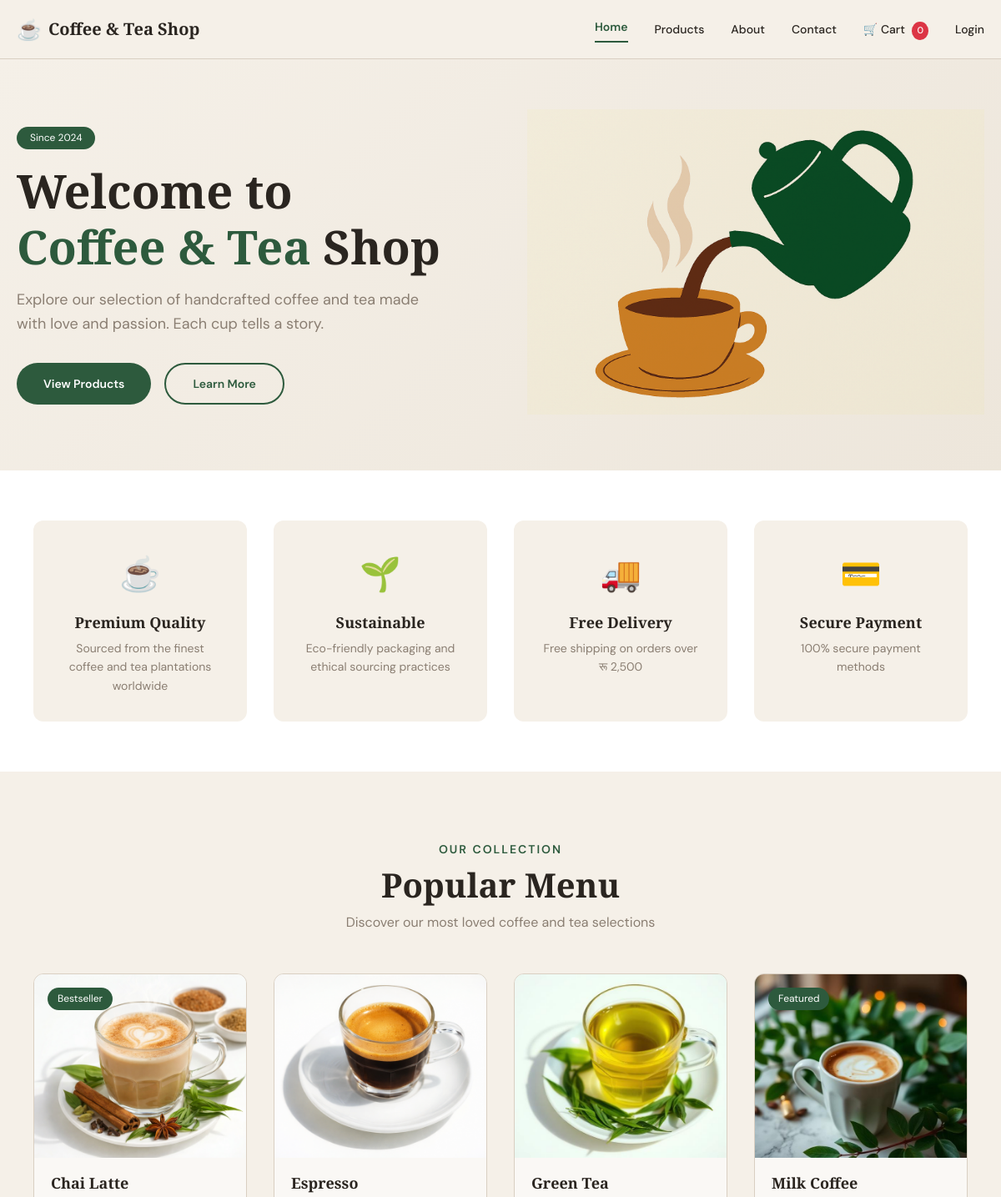
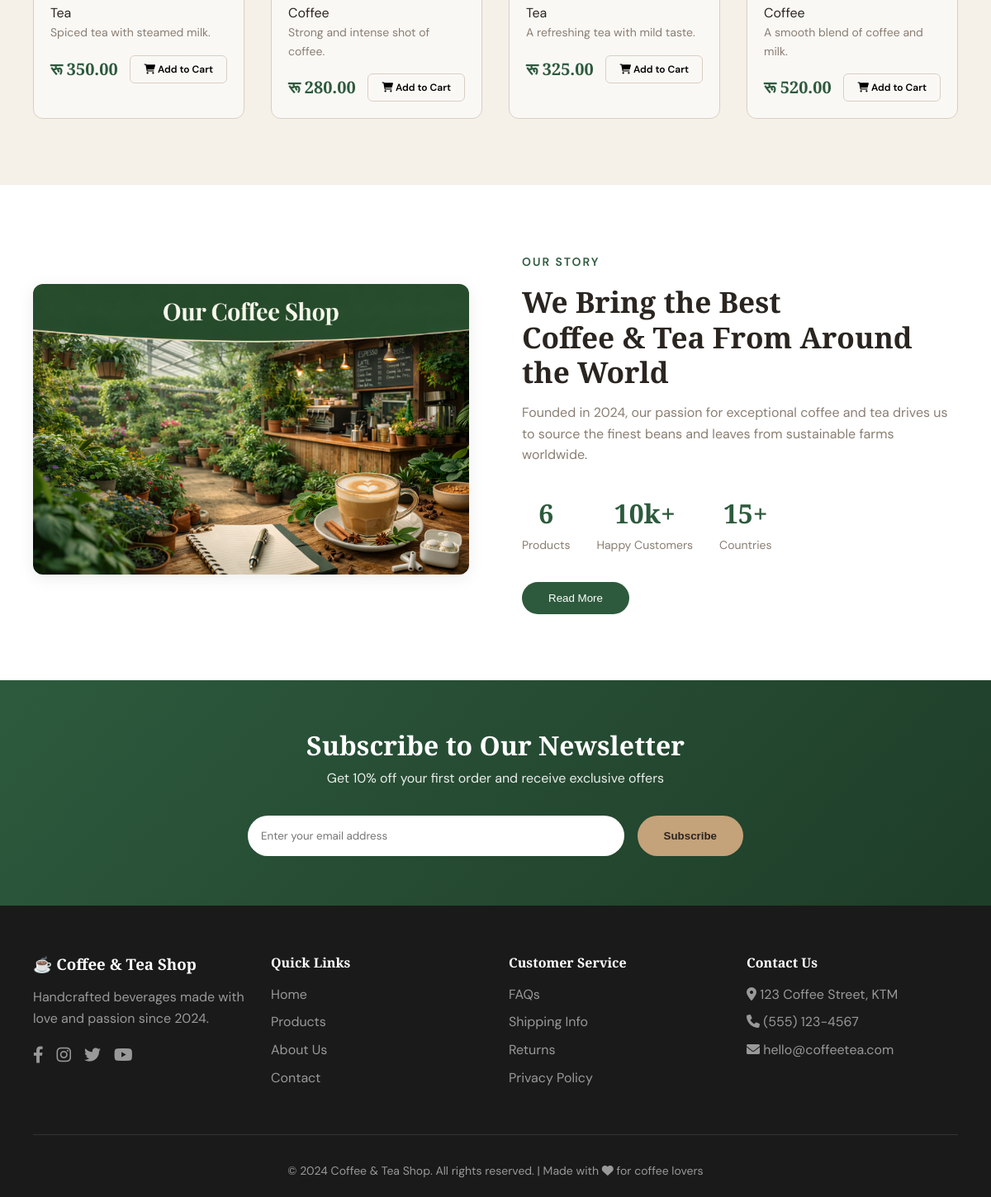
The page / on the database its author committed (2 pictures, top to bottom).
### apps/products/models.py (models this page shows, shortened)
class Product(models.Model):
    category = models.ForeignKey(Category, on_delete=models.CASCADE, related_name='products', null=True, blank=True)
    name = models.CharField(max_length=200)
    slug = models.SlugField(unique=True, blank=True)
    description = models.TextField()
    price = models.DecimalField(max_digits=10, decimal_places=2)
    image = models.ImageField(upload_to='products/', blank=True, null=True)
    is_available = models.BooleanField(default=True)
    featured = models.BooleanField(default=False)
    created_at = models.DateTimeField(auto_now_add=True)
    updated_at = models.DateTimeField(auto_now=True)
    class Meta:
        ordering = ['-created_at']

class Category(models.Model):
    name = models.CharField(max_length=100)
    slug = models.SlugField(unique=True, blank=True)
    description = models.TextField(blank=True)
    image = models.ImageField(upload_to='categories/', blank=True, null=True)
    created_at = models.DateTimeField(auto_now_add=True)
    class Meta:
        verbose_name_plural = 'Categories'
        ordering = ['name']

### cafe_shop/urls.py (the view)
# urls.py: path('', home_page, name='home'),
def home_page(request):
    products = Product.objects.filter(is_available=True)[:4]
    total_products = Product.objects.filter(is_available=True).count()
    return render(request, 'index.html', {
        'products': products,
        'total_products': total_products
    })

### apps/cart/context_processors.py (called while the page is built)
def get_cart(request):
    if request.user.is_authenticated:
        cart, created = Cart.objects.get_or_create(user=request.user)
    else:
        if not request.session.session_key:
            request.session.create()
        cart, created = Cart.objects.get_or_create(session_key=request.session.session_key)
    return cart

def cart_count(request):
    try:
        cart = get_cart(request)
        return {'cart_total_items': cart.get_total_items()}
    except:
        return {'cart_total_items': 0}

### apps/cart/models.py (called while the page is built)
    def get_total_items(self):
        return sum(item.quantity for item in self.items.all())

### templates/index.html (shortened to what this page needs)
{% extends 'base.html' %}
{% load static %}
{% block home_active %}active{% endblock %}
{% block content %}
<section class="hero">
  <div class="hero-content">
    <div class="hero-text">
      <span class="hero-badge">Since 2024</span>
      <h1>Welcome to<br><span class="highlight">Coffee & Tea</span> Shop</h1>
      <p>Explore our selection of handcrafted coffee and tea made with love and passion. Each cup tells a story.</p>
      <div class="hero-buttons">
        <button class="hero-btn primary-btn" onclick="scrollToMenu()">View Products</button>
        <button class="hero-btn secondary-btn" onclick="scrollToAbout()">Learn More</button>
      </div>
    </div>
    <div class="hero-image">
      <img src="{% static 'images/mainsection.png' %}" alt="Pouring coffee into cup" />
    </div>
  </div>
</section>
<section class="features">
  <div class="container">
    <div class="features-grid">
      <div class="feature-card">
        <div class="feature-icon">☕</div>
        <h3>Premium Quality</h3>
        <p>Sourced from the finest coffee and tea plantations worldwide</p>
      </div>
      <div class="feature-card">
        <div class="feature-icon">🌱</div>
        <h3>Sustainable</h3>
        <p>Eco-friendly packaging and ethical sourcing practices</p>
      </div>
      <div class="feature-card">
        <div class="feature-icon">🚚</div>
        <h3>Free Delivery</h3>
        <p>Free shipping on orders over रू 2,500</p>
      </div>
      <div class="feature-card">
        <div class="feature-icon">💳</div>
        <h3>Secure Payment</h3>
        <p>100% secure payment methods</p>
      </div>
    </div>
  </div>
</section>
<section class="menu" id="menuSection">
  <div class="container">
    <div class="section-header">
      <span class="section-subtitle">Our Collection</span>
      <h2>Popular Menu</h2>
      <p>Discover our most loved coffee and tea selections</p>
    </div>
    <div class="menu-grid">
      {% for product in products %}
      <div class="product-card">
        <div class="product-image">
          {% if product.image %}
            <img src="{{ product.image.url }}" alt="{{ product.name }}">
          {% else %}
            <img src="{% static 'images/placeholder.jpg' %}" alt="{{ product.name }}" onerror="this.src='https://placehold.co/400x300/2d5a3d/white?text={{ product.name|urlencode }}'">
          {% endif %}
          {% if product.featured %}
            <span class="product-badge">Featured</span>
          {% elif forloop.counter == 1 %}
            <span class="product-badge">Bestseller</span>
          {% endif %}
        </div>
        <div class="product-card-body">
          <h3>{{ product.name }}</h3>
          {% if product.category %}
            <span class="category-label">{{ product.category.name }}</span>
          {% endif %}
          <p class="desc">{{ product.description|truncatewords:15 }}</p>
          <div class="product-footer">
            <span class="price">रू {{ product.price|floatformat:2 }}</span>
            <button class="add-to-cart"
                    data-product-id="{{ product.id }}"
                    data-product-name="{{ product.name }}">
              <i class="fas fa-shopping-cart"></i> Add to Cart
            </button>
          </div>
        </div>
      </div>
      {% empty %}
      <div class="no-products-message">
        <p>No products available at the moment. Please check back later!</p>
        <p>👨‍💼 Admin: <a href="/admin/products/product/add/">Add products here</a></p>
      </div>
      {% endfor %}
    </div>
  </div>
</section>
<section class="about-section" id="aboutSection">
  <div class="container">
    <div class="about-grid">
      <div class="about-image">
        <img src="{% static 'images/shop.png' %}" alt="About Us" onerror="this.src='https://placehold.co/500x400/2d5a3d/white?text=Our+Coffee+Shop'">
      </div>
      <div class="about-content">
        <span class="section-subtitle">Our Story</span>
        <h2>We Bring the Best<br>Coffee & Tea From Around the World</h2>
        <p>Founded in 2024, our passion for exceptional coffee and tea drives us to source the finest beans and leaves from sustainable farms worldwide.</p>
        <div class="about-stats">
          <div class="stat">
            <span class="stat-number">{{ total_products|default:"50+" }}</span>
            <span class="stat-label">Products</span>
          </div>
          <div class="stat">
            <span class="stat-number">10k+</span>
            <span class="stat-label">Happy Customers</span>
          </div>
          <div class="stat">
            <span class="stat-number">15+</span>
            <span class="stat-label">Countries</span>
          </div>
        </div>
        <button class="about-btn">Read More</button>
      </div>
    </div>
  </div>
</section>
<section class="newsletter">
  <div class="container">
    <div class="newsletter-content">
      <h2>Subscribe to Our Newsletter</h2>
      <p>Get 10% off your first order and receive exclusive offers</p>
      <form class="newsletter-form" id="newsletterForm">
        <input type="email" placeholder="Enter your email address" required>
        <button type="submit">Subscribe</button>
      </form>
    </div>
  </div>
</section>
{% endblock %}

### rows shown on the page
Product: image (picture), featured "Bestseller", name "Chai Latte", category.name "Tea", description "Spiced tea with steamed milk.", price "350.00"
Product: image (picture), name "Espresso", category.name "Coffee", description "Strong and intense shot of coffee.", price "280.00"
Product: image (picture), name "Green Tea", category.name "Tea", description "A refreshing tea with mild taste.", price "325.00"
Product: image (picture), featured "Featured", name "Milk Coffee", category.name "Coffee", description "A smooth blend of coffee and milk.", price "520.00"

### other values the page prints
{{ total_products|default:"50+" }} "6"
